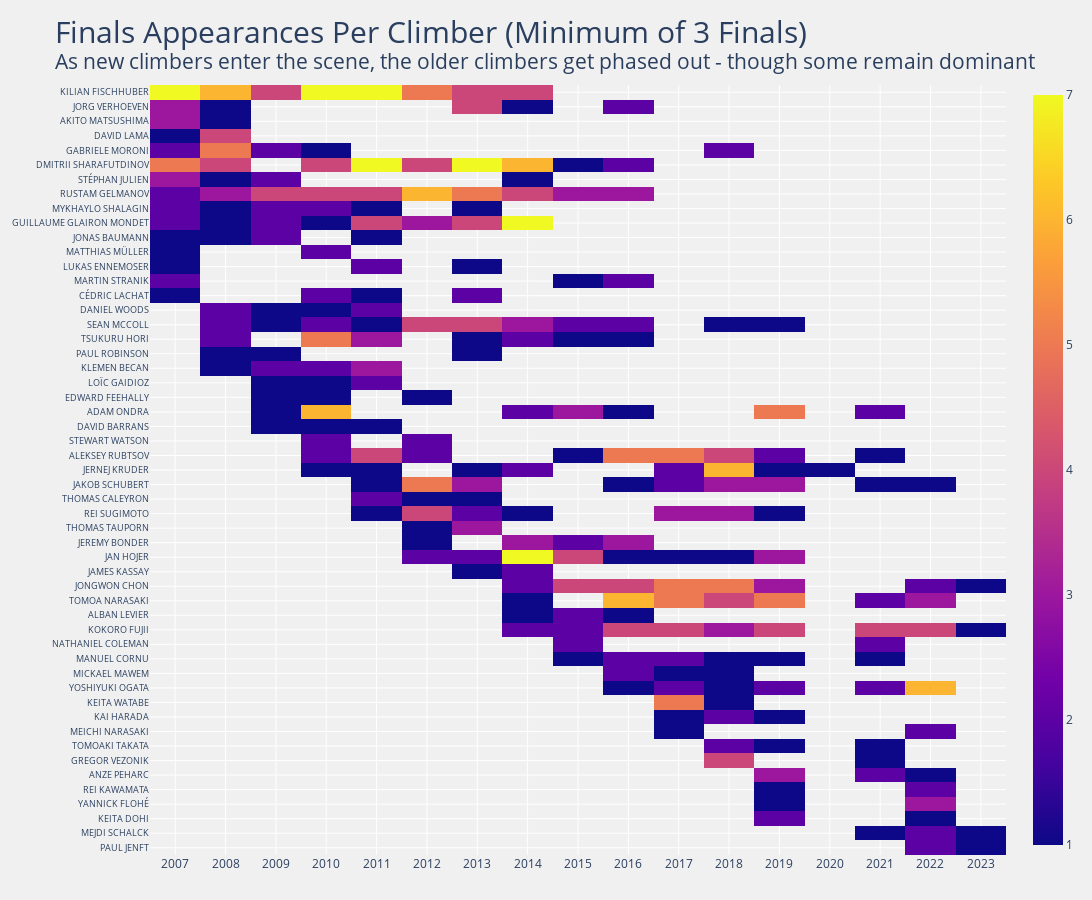

The notebook cell saved with this chart:
### Markdown cell above
## Individual Finals Appearances Over Time

### Code cell
# Gets dataframe & series of athletes who participated in a final and counts # of appearances
finals = boulder_men_all_results[boulder_men_all_results['Final'].notna()] # df
final_num = finals.groupby(['Name', 'Year'])['Final'].count() # series
# final_num.loc['ADAM ONDRA']

# Gets names of athletes and years (used for next step)
names = list(finals['Name'].unique())

# Creates NaN-filled dataframe using names and years
dat = pd.DataFrame(np.nan, columns=YEARS, index=names)

# Takes data from final_num series and inserts it into dataframe
for nameyear, count in final_num.items():
    dat.loc[nameyear[0], nameyear[1]] = count
    
# Only get climbers who have been in 3 or more finals (can change later)
dat = dat[dat.sum(axis=1) >= 3] 

# Create plotly figure with heatmap
fig = go.Figure(data=go.Heatmap(
                    x=dat.columns,
                    y=dat.index,
                    z=dat,
                    name='',
                    hoverongaps=False,
                    hovertemplate="<b>%{y}</b><br>Year: %{x}<br>Finals: %{z}"))

title = ("Finals Appearances Per Climber (Minimum of 3 Finals)<br>"
        "<sup>As new climbers enter the scene, the older climbers get phased out - though some remain dominant")

fig.update_layout(    
    title=dict(text=title,
               font=dict(size=30)),
    plot_bgcolor='#f0f0f0',
    paper_bgcolor='#f0f0f0',
    height=900,
    width=1200,
    autosize=False,
    margin=dict(l=25, r=25, t=85, b=45),
    yaxis=dict(visible=True,
                 autorange='reversed',
                tickfont=dict(size=9))
    # hoverlabel = dict(bgcolor = ['#00FF00'])
    )

fig.show(config=config)

### Figure 1 — Plotly figure (JSON) as saved in the notebook; plotly's stock layout.template omitted (floating-point values rounded to 4 significant figures; data arrays with more than 128 entries replaced by an {"elided": "..."} marker saying what was removed)
{"data": [{"hoverongaps": false, "hovertemplate": "<b>%{y}</b><br>Year: %{x}<br>Finals: %{z}", "name": "", "type": "heatmap", "x": ["2007", "2008", "2009", "2010", "2011", "2012", "2013", "2014", "2015", "2016", "2017", "2018", "2019", "2020", "2021", "2022", "2023"], "y": ["KILIAN FISCHHUBER", "JORG VERHOEVEN", "AKITO MATSUSHIMA", "DAVID LAMA", "GABRIELE MORONI", "DMITRII SHARAFUTDINOV", "STÉPHAN JULIEN", "RUSTAM GELMANOV", "MYKHAYLO SHALAGIN", "GUILLAUME GLAIRON MONDET", "JONAS BAUMANN", "MATTHIAS MÜLLER", "LUKAS ENNEMOSER", "MARTIN STRANIK", "CÉDRIC LACHAT", "DANIEL WOODS", "SEAN MCCOLL", "TSUKURU HORI", "PAUL ROBINSON", "KLEMEN BECAN", "LOÏC GAIDIOZ", "EDWARD FEEHALLY", "ADAM ONDRA", "DAVID BARRANS", "STEWART WATSON", "ALEKSEY RUBTSOV", "JERNEJ KRUDER", "JAKOB SCHUBERT", "THOMAS CALEYRON", "REI SUGIMOTO", "THOMAS TAUPORN", "JEREMY BONDER", "JAN HOJER", "JAMES KASSAY", "JONGWON CHON", "TOMOA NARASAKI", "ALBAN LEVIER", "KOKORO FUJII", "NATHANIEL COLEMAN", "MANUEL CORNU", "MICKAEL MAWEM", "YOSHIYUKI OGATA", "KEITA WATABE", "KAI HARADA", "MEICHI NARASAKI", "TOMOAKI TAKATA", "GREGOR VEZONIK", "ANZE PEHARC", "REI KAWAMATA", "YANNICK FLOHÉ", "KEITA DOHI", "MEJDI SCHALCK", "PAUL JENFT"], "z": {"elided": "53x17 int values"}}], "layout": {"autosize": false, "height": 900, "margin": {"b": 45, "l": 25, "r": 25, "t": 85}, "paper_bgcolor": "#f0f0f0", "plot_bgcolor": "#f0f0f0", "title": {"font": {"size": 30}, "text": "Finals Appearances Per Climber (Minimum of 3 Finals)<br><sup>As new climbers enter the scene, the older climbers get phased out - though some remain dominant"}, "width": 1200, "xaxis": {"autorange": true, "range": [-0.5, 16.5], "type": "category"}, "yaxis": {"autorange": true, "range": [52.5, -0.5], "tickfont": {"size": 9}, "type": "category", "visible": true}}}
